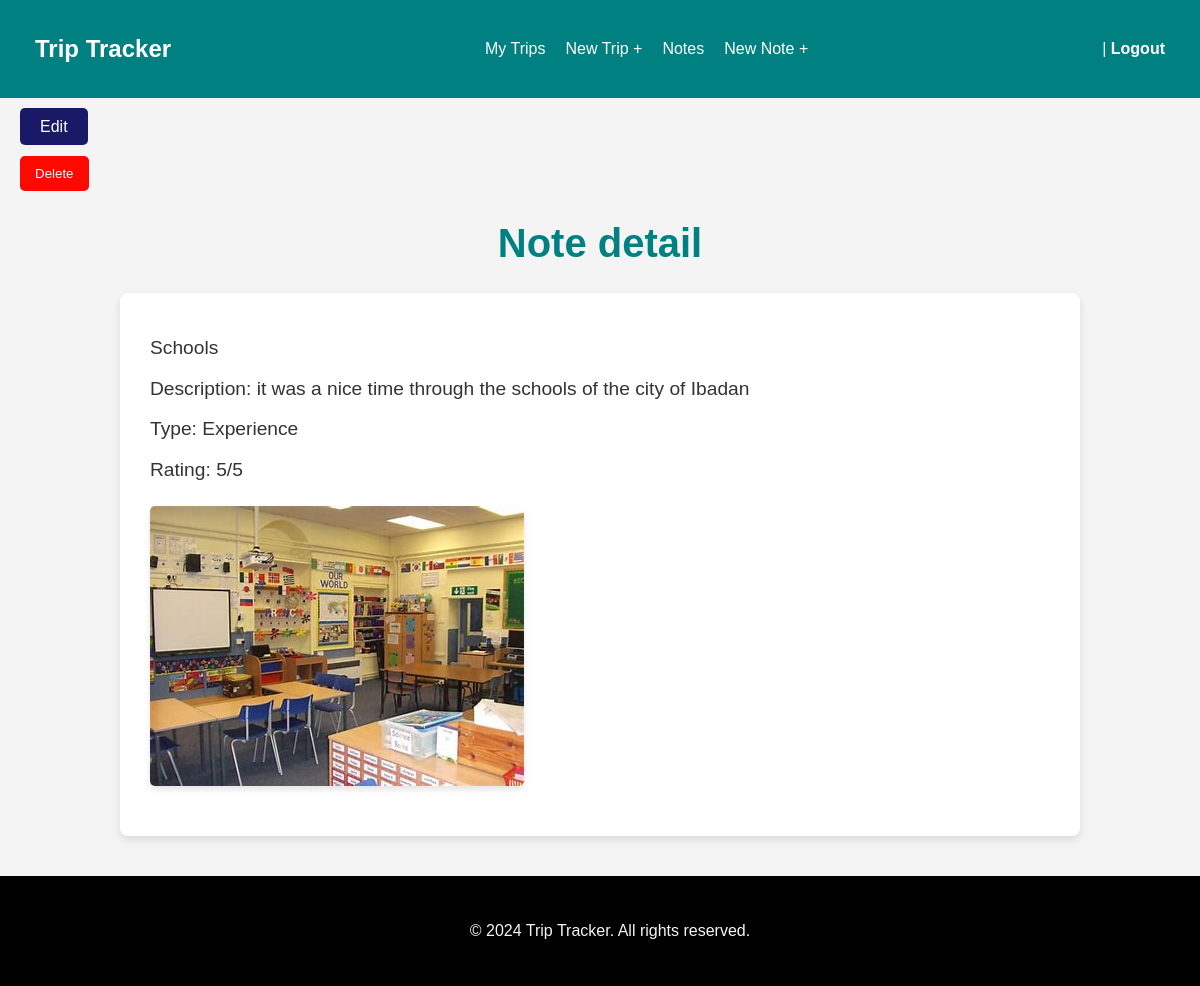
The app's page /dashboard/notes/1/ with its own data.
### tripp/models.py (models this page shows, shortened)
class Note(models.Model):
    Excursions = (
        ('event', 'Event'),
        ('dining', 'Dining'),
        ('experience', 'Experience'),
        ('general', 'General'),
    )
    trip = models.ForeignKey(Trip, on_delete=models.CASCADE, related_name='notes')
    name = models.CharField(max_length=100)
    description = models.TextField()
    type = models.CharField(max_length=50, choices=Excursions)
    img = models.ImageField(upload_to='notes', null=True, blank=True)
    rating = models.PositiveSmallIntegerField(default=1, validators=[MaxValueValidator(5)])

### tripp/views.py (the view)
# urls.py: path('dashboard/notes/<int:id>/',NoteDetail.as_view(), name= 'note-detail'),
class NoteDetail(DetailView):
    model= Note
    def get_object(self):
        return Note.objects.get(id=self.kwargs['id'])

### tripp/templates/tripp/note_detail.html (shortened to what this page needs)
{% extends "tripp/_base.html" %}
{% load static %}
{% block content %}
<link rel="stylesheet" href="{% static 'tripp/notedet.css' %}">
<a href="{% url 'note-update' note.id %}" class="edit-button">Edit</a>
<form action="{%url 'note-delete' note.id%}" method="post">
   <input type='submit' value='Delete' class='edit-butto'/>
</form>
<h1>Note detail</h1>
 <div class='note-detail' >
    <p>{{note.name}}</p>
    <p>Description: {{note.description}}</p>
    <p>Type: {{note.type|title}}</p>
    <p>Rating: {{note.rating}}/5</p>
    <img src ="{{note.img.url}}" alt ="{{note.name}}">
 </div>
{% endblock content %}

### tripp/static/tripp/index.css (style rules this page uses)
body { font-family: Arial, sans-serif; margin: 0; padding: 0; background-color: #f0f8ff; color: #333; }

### tripp/static/tripp/notedet.css (style rules this page uses)
body { font-family: Arial, sans-serif; margin: 0; padding: 0; background-color: #f4f4f4; color: #333; }
h1 { color: #008080; text-align: center; margin-top: 20px; font-size: 2em; }
.note-detail { max-width: 800px; margin: 20px auto; padding: 20px; background-color: white; border-radius: 8px; box-shadow: 0 4px 8px rgba(0, 0, 0, 0.1); }
.note-detail p { font-size: 1.1em; margin: 10px 0; }
.note-detail img { display: block; max-width: 100%; height: auto; margin: 20px 0; border-radius: 8px; }
.note-detail img { max-width: 100%; height: auto; border-radius: 5px; box-shadow: 0 4px 6px rgba(0, 0, 0, 0.1); }
.note-detail p { font-size: 1.2em; line-height: 1.6; }
.edit-button { background-color: rgb(25, 25, 104); color: white; padding: 10px 20px; text-decoration: none; border-radius: 5px; border: none; cursor: pointer; }
.edit-butto { background-color: rgb(255, 8, 0); color: white; padding: 10px 15px; text-decoration: none; border-radius: 5px; border: none; cursor: pointer; margin-top: 20px; }
@media (min-width: 1024px) { h1 { font-size: 2.5em; margin-top: 30px; } }
@media (min-width: 1024px) { .note-detail { max-width: 900px; padding: 30px; } }
@media (min-width: 1024px) { .note-detail p { font-size: 1.2em; } }

### records on screen
Note: name "Schools", description "it was a nice time through the schools of the city of Ibadan", type "Experience", rating "5", img (picture)
